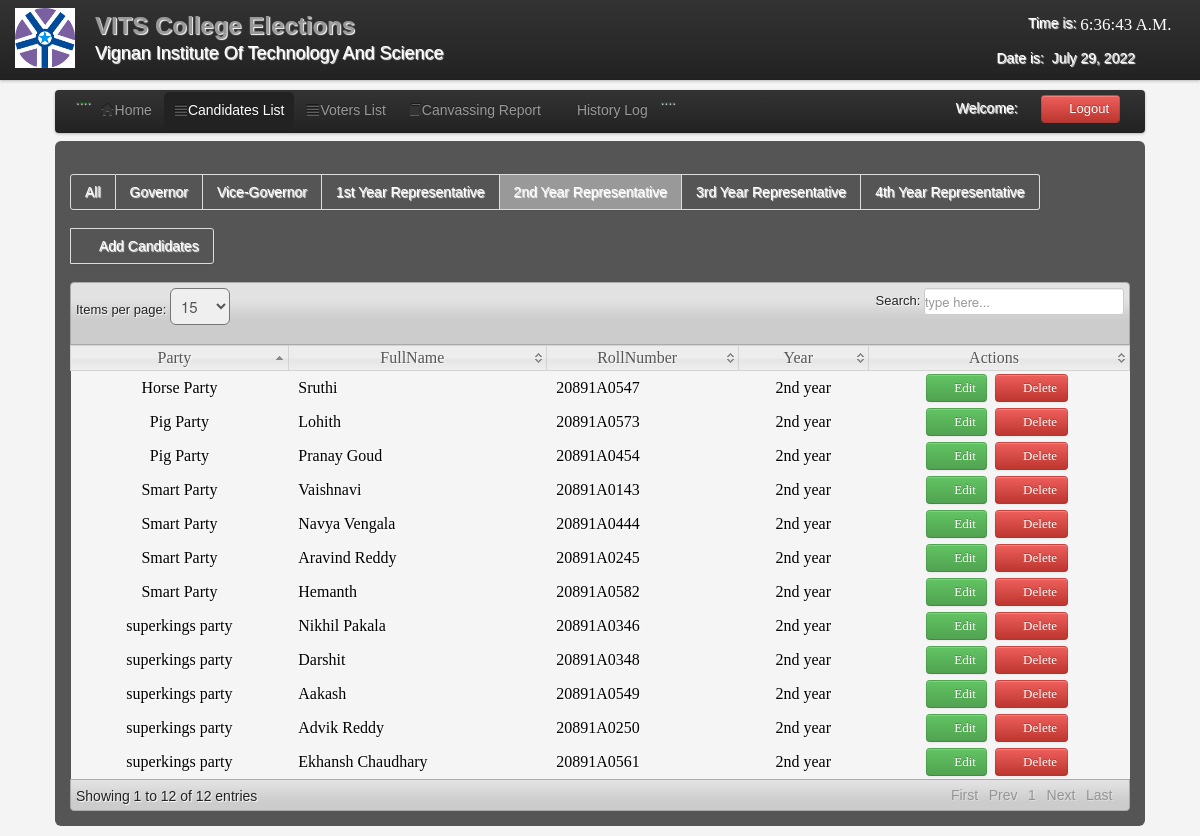
The page /admin/2nd_year.php (signed in) on the database its author committed.
### tables this page shows
CREATE TABLE IF NOT EXISTS `candidate` (
  `CandidateID` int(11) NOT NULL AUTO_INCREMENT,
  `RollNumber` varchar(200) NOT NULL,
  `abc` varchar(1) NOT NULL,
  `Position` varchar(200) NOT NULL,
  `Party` varchar(100) NOT NULL,
  `FullName` varchar(200) NOT NULL,
  `Gender` varchar(6) NOT NULL,
  `Year` varchar(100) NOT NULL,
  `Photo` varchar(200) NOT NULL,
  PRIMARY KEY (`CandidateID`)
);

### admin/2nd_year.php (the view, shortened to what this page needs)
<?php
include('session.php');
include('header.php');
include('dbcon.php');
?>
</head>
<body>
<?php include('nav_top.php'); ?>
<div class="wrapper">
<div class="home_body">
<div class="navbar">
	<div class="navbar-inner">
	<div class="container">
	<ul class="nav nav-pills">
	  <li>....</li>
	  <li><a href="home.php"><i class="icon-home icon-large"></i>Home</a></li>
	  <li  class="active"><a  href="candidate_list.php"><i class="icon-align-justify icon-large"></i>Candidates List</a></li>
	  <li class=""><a  href="voter_list.php"><i class="icon-align-justify icon-large"></i>Voters List</a></li>
		 <li><a  href="canvassing_report.php"><i class="icon-book icon-large"></i>Canvassing Report</a></li>
		    <li><a  href="History.php"><i class="icon-table icon-large"></i>History Log</a>
		   <li>....</li>
	 </ul>
	<form class="navbar-form pull-right">
		<?php $result=mysqli_query($conn,"select * from users where User_id='$id_session'");
	$row=mysqli_fetch_array($result);
	?>
	<font color="white">Welcome:<i class="icon-user-md"></i><?php echo $row['FullName']; ?></font>
	<a class="btn btn-danger" id="logout" data-toggle="modal" href="#myModal"><i class="icon-off"></i>&nbsp;Logout</a>
	</form>
	</div>
	</div>
	</div>
	<div id="element" class="hero-body">
       <div class="pagination">
    <ul>
    <li><a href="candidate_list.php"><font color="white">All</font></a></li>
    <li><a href="candidate_for_governor.php"><font color="white">Governor</font></a></li>
    <li><a href="candidate_for_vice-governor.php"><font color="white">Vice-Governor</font></a></li>
    <li><a href="1st_year.php"><font color="white">1st Year Representative</font></a></li>
    <li  class="active"><a href="2nd_year.php"><font color="white">2nd Year Representative</font></a></li>
    <li><a href="3rd_year.php"><font color="white">3rd Year Representative</font></a></li>
    <li><a href="4th_year.php"><font color="white">4th Year Representative</font></a></li>
    </ul>
    </div>
	<div class="pagination">
		  <ul>
    <li><a href="new_candidate.php"><font color="white"><i class="icon-plus icon-large"></i>Add Candidates</font></a></li>
    </ul>
	</div>
	<table class="users-table">
<div class="demo_jui">
		<table cellpadding="0" cellspacing="0" border="0" class="display" id="log" class="jtable">
			<thead>
				<tr>
				<th>Party</th>
				<th>FullName</th>
				<th>RollNumber</th>
				<th>Year</th>
				<th>Actions</th>
				</tr>
			</thead>
			<tbody>
<?php $candidate_query=mysqli_query($conn,"select  * from candidate where Position='2nd Year Representative'");
		while($candidate_rows=mysqli_fetch_array($candidate_query)){ $id=$candidate_rows['CandidateID'];
		?>
<tr class="del<?php echo $id ?>">
	<td align="center"><?php echo $candidate_rows['Party']; ?></td>
	<td><?php echo $candidate_rows['FullName']; ?></td>
	<td><?php echo $candidate_rows['RollNumber']; ?></td>
	<td align="center"><?php echo $candidate_rows['Year']; ?></td>
	<td width="240" align="center">
	<a class="btn btn-Success" href="edit_candidate.php<?php echo '?id='.$id; ?>"><i class="icon-edit icon-large"></i>&nbsp;Edit</a>&nbsp;
	<a class="btn btn-danger1" id="<?php echo $id; ?>"><i class="icon-trash icon-large"></i>&nbsp;Delete</a>&nbsp;
	</td>
	</tr>
<?php } ?>
			</tbody>
		</table>
	</div>
	</div>
</div>
</body>
</html>

### admin/css/datatable/demo_table_jui.css (style rules this page uses)
table.display thead th { cursor: pointer; padding: 3px 0 3px 10px; }
table.display { border-collapse: collapse; clear: both; margin: 0 auto; width: 100%; }
table.display td { padding: 3px 10px; }
tr.odd { background-color: #f5f5f5; }
tr.even { background-color: #f5f5f5; }
tr.odd td.sorting_1 { background-color: f5f5f5; }
tr.even td.sorting_1 { background-color: f5f5f5; }

### admin/css/Home.css (style rules this page uses)
* { margin:0; padding:0; }
body { font-family:"Trebuchet MS", "Myriad Pro", Arial, sans-serif; font-size:14px; background-color: #fff; background:#f4f4f4 url(../images/bg.gif) repeat top left; text-shadow:1px 1px 1px #fff; background-position: 0 0px; }
.wrapper { width:1090px; margin:10px auto; }

### admin/2nd_year.php (style rules this page uses)
body { background-image: url('images/c11.png'); background-repeat: no-repeat; background-attachment: fixed; background-size: 100% 100%; }

### rows shown on the page
candidate: Party "Smart Party", FullName "Vaishnavi", RollNumber "20891A0143", Year "2nd year"
candidate: Party "Smart Party", FullName "Navya Vengala", RollNumber "20891A0444", Year "2nd year"
candidate: Party "Smart Party", FullName "Aravind Reddy", RollNumber "20891A0245", Year "2nd year"
candidate: Party "superkings party", FullName "Nikhil Pakala", RollNumber "20891A0346", Year "2nd year"
candidate: Party "Horse Party", FullName "Sruthi", RollNumber "20891A0547", Year "2nd year"
candidate: Party "superkings party", FullName "Darshit", RollNumber "20891A0348", Year "2nd year"
candidate: Party "superkings party", FullName "Aakash", RollNumber "20891A0549", Year "2nd year"
candidate: Party "superkings party", FullName "Advik Reddy", RollNumber "20891A0250", Year "2nd year"
candidate: Party "superkings party", FullName "Ekhansh Chaudhary", RollNumber "20891A0561", Year "2nd year"
candidate: Party "Smart Party", FullName "Hemanth", RollNumber "20891A0582", Year "2nd year"
candidate: Party "Pig Party", FullName "Lohith", RollNumber "20891A0573", Year "2nd year"
candidate: Party "Pig Party", FullName "Pranay Goud", RollNumber "20891A0454", Year "2nd year"
